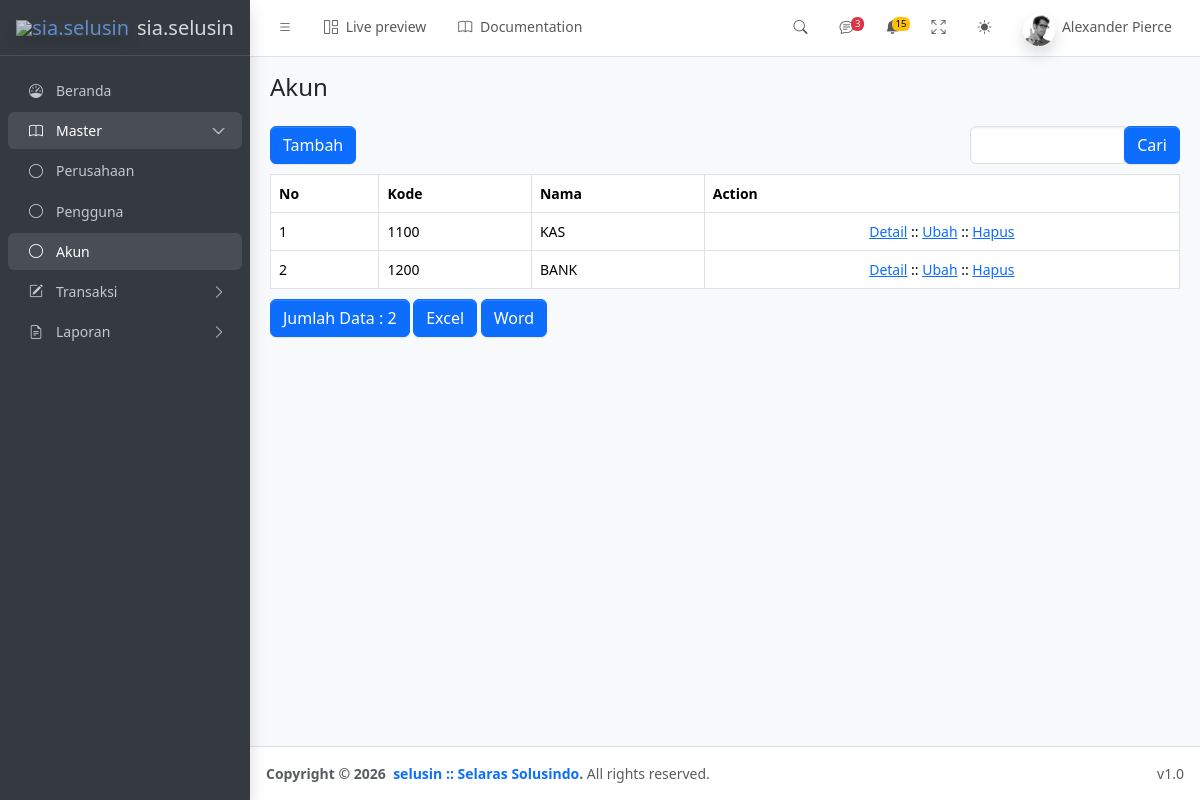
Page /akun on the committed database.
### tables this page shows
CREATE TABLE `akun` (
  `id` int(11) NOT NULL,
  `kode` varchar(8) NOT NULL,
  `nama` varchar(50) NOT NULL
);

### application/modules/layout/controllers/Layout.php (called while the page is built, shortened)
<?php
class Layout extends MY_Controller {
    public function render($view, $data = array())
    {
        $data['content'] = $this->load->view($view, $data, TRUE);
        $this->load->view('index', $data);
    }
}

### application/third_party/MX/Modules.php (called while the page is built, shortened)
<?php (defined('BASEPATH')) OR exit('No direct script access allowed');
class Modules
{
	public static $routes, $registry, $locations;
	public static function run($module)
	{
		$method = 'index';
		if(($pos = strrpos($module, '/')) != FALSE)
		{
			$method = substr($module, $pos + 1);
			$module = substr($module, 0, $pos);
		}
		if($class = self::load($module))
		{
			if (method_exists($class, $method))	{
				$args = func_get_args();
				$output = call_user_func_array(array($class, $method), array_slice($args, 1));
				$buffer = ob_get_clean();
				return ($output !== NULL) ? $output : $buffer;
			}
		}
	}
	public static function load($module)
	{
		(is_array($module)) ? list($module, $params) = each($module) : $params = NULL;
		$alias = strtolower(basename($module));
		if ( ! isset(self::$registry[$alias]))
		{
			self::$registry[$alias] = new $controller($params);
		}
		return self::$registry[$alias];
	}
}

### application/modules/akun/controllers/Akun.php (called while the page is built, shortened)
<?php
class Akun extends MY_Controller {
    public function index() {
        $q = urldecode($this->input->get('q', TRUE));
        $start = intval($this->input->get('start'));
        if ($q <> '') {
            $config['base_url'] = base_url() . 'akun?q=' . urlencode($q);
            $config['first_url'] = base_url() . 'akun?q=' . urlencode($q);
        } else {
            $config['base_url'] = base_url() . 'akun';
            $config['first_url'] = base_url() . 'akun';
        }
        $config['per_page'] = 5;
        $config['page_query_string'] = TRUE;
        $config['total_rows'] = $this->Akun_model->total_rows($q);
        $config['attributes'] = array('class' => 'page-link');
        $akun = $this->Akun_model->get_limit_data($config['per_page'], $start, $q);
        $this->pagination->initialize($config);
        $data = array(
            'akun_data' => $akun,
            'q' => $q,
            'pagination' => $this->pagination->create_links(),
            'total_rows' => $config['total_rows'],
            'start' => $start,
        );
        $this->render_layout('akun/akun_list', $data);
    }
}

### index.php (called while the page is built, shortened)
<?php
require_once BASEPATH.'core/CodeIgniter.php';

### application/modules/akun/models/Akun_model.php (called while the page is built, shortened)
<?php
class Akun_model extends CI_Model {
    public $table = 'akun';
    public $id = 'id';
    public $order = 'ASC';
    function total_rows($q = NULL) {
        $this->db->like('id', $q);
        $this->db->or_like('kode', $q);
        $this->db->or_like('nama', $q);
        $this->db->from($this->table);
        return $this->db->count_all_results();
    }
    function get_limit_data($limit, $start = 0, $q = NULL) {
        $this->db->order_by($this->id, $this->order);
        $this->db->like('id', $q);
        $this->db->or_like('kode', $q);
        $this->db->or_like('nama', $q);
        $this->db->limit($limit, $start);
        return $this->db->get($this->table)->result();
    }
}

### application/modules/akun/views/akun_list.php (the view, shortened to what this page needs)
<div class="row" style="margin-bottom: 10px">
    <div class="col-md-4">
        <?= anchor(site_url('akun/create'),'Tambah', 'class="btn btn-primary"'); ?>
    </div>
    <div class="col-md-4 text-center">
    </div>
    <div class="col-md-1 text-right"></div>
    <div class="col-md-3 text-right">
        <form action="<?= site_url('akun'); ?>" class="form-inline" method="get">
            <div class="input-group">
                <input type="text" class="form-control" name="q" value="<?= $q; ?>">
                <span class="input-group-btn">
                    <button class="btn btn-primary" type="submit">Cari</button>
                </span>
            </div>
        </form>
    </div>
</div>
<table class="table table-bordered" style="margin-bottom: 10px">
    <tr>
        <th class="text-nowrap">No</th>
        <th>Kode</th>
        <th>Nama</th>
        <th class="text-nowrap">Action</th>
    </tr>
    <?php foreach ($akun_data as $akun) { ?>
    <tr>
        <td class="text-nowrap"><?= ++$start ?></td>
        <td><?= $akun->kode ?></td>
        <td><?= $akun->nama ?></td>
        <td class="text-center text-nowrap">
            <?php
            echo anchor(site_url('akun/read/'.$akun->id),'Detail');
            echo ' :: ';
            echo anchor(site_url('akun/update/'.$akun->id),'Ubah');
            echo ' :: ';
            echo anchor(site_url('akun/delete/'.$akun->id),'Hapus','onclick="javasciprt: return confirm(\'apakah Anda yakin akan menghapus data ini ?\')"');
            ?>
        </td>
    </tr>
    <?php } ?>
</table>
<div class="row">
    <div class="col-md-6">
        <a href="#" class="btn btn-primary">Jumlah Data : <?= $total_rows ?></a>
        <?= anchor(site_url('akun/excel'), 'Excel', 'class="btn btn-primary"'); ?>
        <?= anchor(site_url('akun/word'), 'Word', 'class="btn btn-primary"'); ?>
    </div>
    <div class="col-md-6 d-flex justify-content-end">
    </div>
</div>

### rows in the picture
akun: kode "1100", nama "KAS", id "Detail", id "Ubah", id "Hapus"
akun: kode "1200", nama "BANK", id "Detail", id "Ubah", id "Hapus"

### other values in the picture
$pagetitle "Akun"
anchor(site_url('akun/create'),'Tambah', 'class="btn btn-primary"') "Tambah"
$total_rows "2"
anchor(site_url('akun/excel'), 'Excel', 'class="btn btn-primary"') "Excel"
anchor(site_url('akun/word'), 'Word', 'class="btn btn-primary"') "Word"
